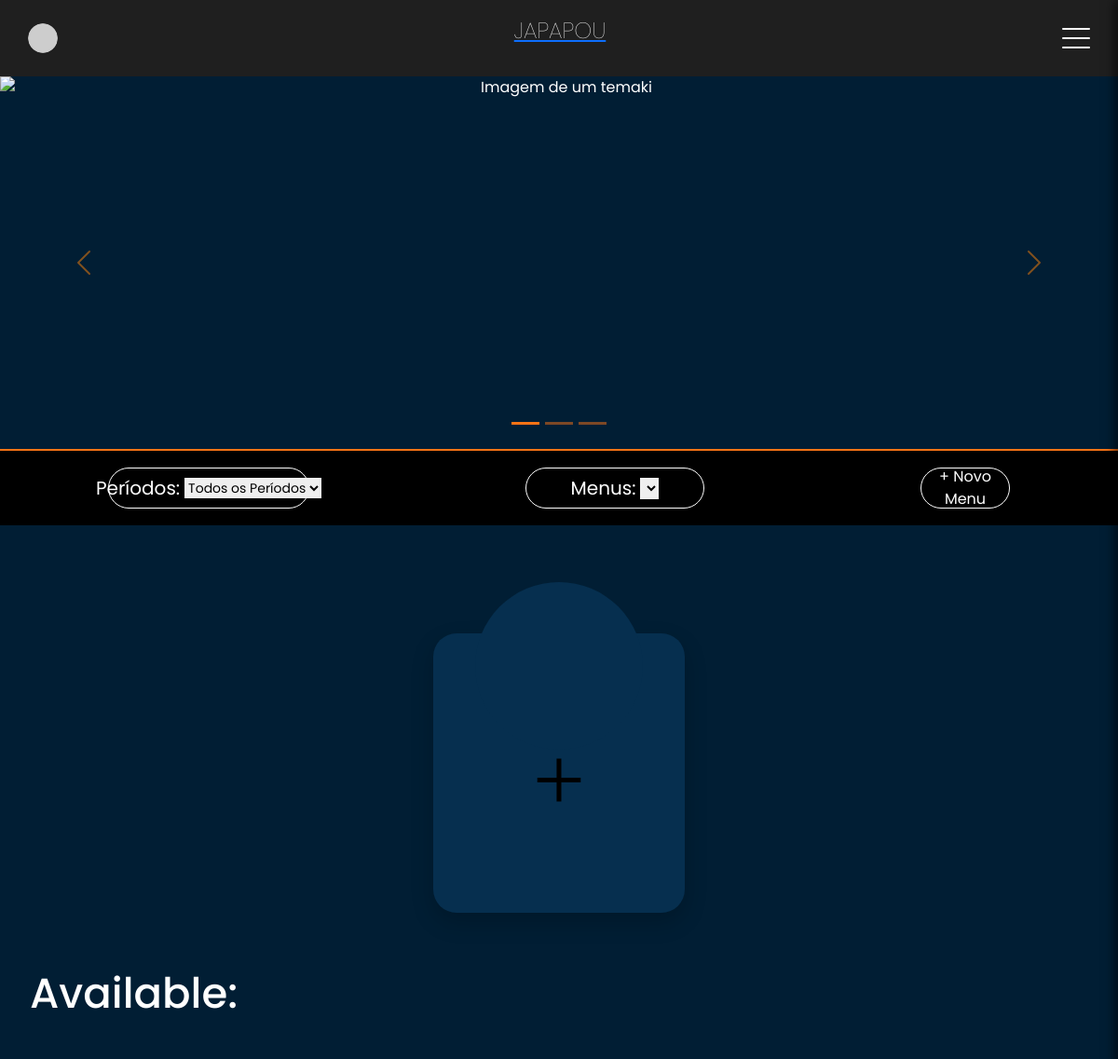
Before: /manager/menu/ (signed in, upper part) with the older database file.
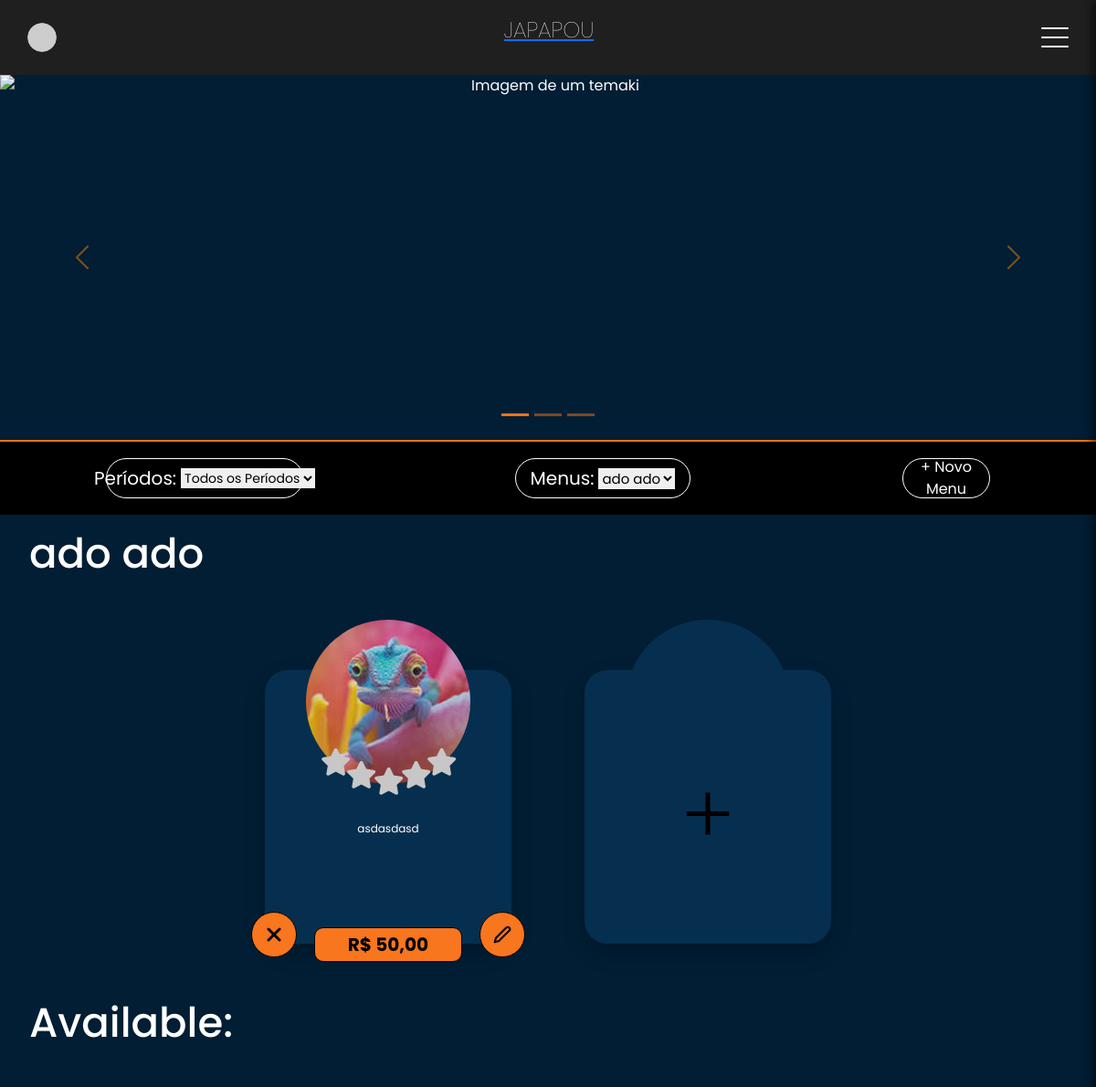
After: the same page with the newer database file.
### japapou/models/menu.py (models this page shows)
class Menu(models.Model):
    name = models.CharField(null=False, max_length=100)
    plates = models.ManyToManyField(Plate, blank=True)
    class Meta:
        verbose_name = "Menu"
        verbose_name_plural = "Menus"
    def __str__(self):
        return f"{self.name}: {self.plates.count()} pratos"

### japapou/models/plate.py (models this page shows, shortened)
class Plate(models.Model):
    name = models.CharField(null=False, max_length=100)
    price = models.DecimalField(max_digits=10, decimal_places=2, null=False)
    description = models.TextField(null=False)
    keywords = models.TextField(blank=True)
    photo = models.ImageField(null=False)
    options = models.ManyToManyField(PlateOption, blank=True)
    created_at = models.DateTimeField(auto_now_add=True)
    altered_at = models.DateTimeField(auto_now=True)
    class Meta:
        verbose_name = "Prato"
        verbose_name_plural = "Pratos"
        ordering = ["name"]

### japapou/views/manager_views/manage_menu_view.py (the view)
# urls.py: path("menu/", manager_menu_view, name="manager_menu"),
@login_required
@permission_required('japapou.view_menu', login_url='home')
def manager_menu_view(request):
    if request.user.tipo_usuario != 'MANAGER':
        messages.error(request, "Você não tem permissão para acessar essa página.")
        return redirect('home')
    menus = Menu.objects.all()
    choices = [(menu.name, menu.name) for menu in menus]
    search = Search(request.GET)
    search.fields["field"].choices = choices
    selected_menu = menus.first()
    if search.is_valid():
        selected_menu_name = search.cleaned_data["field"]
        if menus.filter(name=selected_menu_name).exists():
            selected_menu = menus.get(name=selected_menu_name)
    period_choices = []
    if selected_menu:
        periods_for_menu = Period.objects.filter(menu=selected_menu)
        period_choices = [(str(period.id), f"{period.start_date.strftime('%d/%m/%Y')} - {period.end_date.strftime('%d/%m/%Y')}") for period in periods_for_menu]
    period_choices.insert(0, ('', 'Todos os Períodos'))
    get_data = request.GET.copy()
    selected_period_id = get_data.get('period_field')
    valid_period_ids = [value for value, label in period_choices]
    if selected_period_id and selected_period_id not in valid_period_ids:
        get_data['period_field'] = '' # Defina como vazio para selecionar "Todos os Períodos"
    search_period_form = manage_period_view.SearchPeriods(get_data)
    search_period_form.fields["period_field"].choices = period_choices
    menu_plates = Plate.objects.filter(menu=selected_menu)
    other_plates = Plate.objects.exclude(menu=selected_menu)
    context = {
        "select_menu": search,
        "selected": selected_menu,
        "menus": menus,
        "menu_plates": menu_plates,
        "other_plates": other_plates,
        "form": PlatesForms(),
        "form_menu": MenuForms(request=request),
        "search_period": search_period_form,
    }
    return render(
        request,
        template_name="manager/manage_menu.html",
        status=200,
        context=context,
    )

### japapou/views/manager_views/manage_menu_view.py
class Search(forms.Form):
    field = forms.ChoiceField(
        choices=[],
        required=False,
        widget=forms.Select(attrs={"onchange": "submit();"}),
        label="Menus"
    )

### japapou/forms.py (called while the page is built)
    def label_from_instance(self, obj):
        return obj.name

### japapou/templates/manager/manage_menu.html (shortened to what the changed rows need)
{% extends 'base.html' %}
{% load static %}
{% block extra_head %}
  <link rel="stylesheet" href="{% static 'css/manager/manager_menu.css' %}" />
{% endblock %}
{% block content %}
  <div class="data-cardapio">
      <form method="get">{{ select_menu }}</form>
    </div>
  <section class="categoria">
    <h2>{{ selected.name }}</h2>
    <div class="cards">
      {% for plate in menu_plates %}
        <div class="product-card">
          <button class="action-button delete-button" plate-id="{{ plate.id }}" aria-label="Deletar">
            <svg xmlns="http://www.w3.org/2000/svg" width="24" height="24" viewBox="0 0 24 24" fill="none" stroke="black" stroke-width="3" stroke-linecap="round" stroke-linejoin="round">
              <line x1="18" y1="6" x2="6" y2="18"></line>
              <line x1="6" y1="6" x2="18" y2="18"></line>
            </svg>
          </button>
          <button class="action-button edit-button" plate-id="{{ plate.id }}" data-url="{% url 'manager_plates_edit' plate.id %}" data-next-page="manager_menu" aria-label="Editar">
            <svg xmlns="http://www.w3.org/2000/svg" width="20" height="20" viewBox="0 0 24 24" fill="none" stroke="black" stroke-width="2.5" stroke-linecap="round" stroke-linejoin="round">
              <path d="M17 3a2.828 2.828 0 1 1 4 4L7.5 20.5 2 22l1.5-5.5L17 3z"></path>
            </svg>
          </button>
          <div class="img-estrela">
            <div class="product-image">
              <img src="/media/{{ plate.photo }}" alt="Imagem de sushi de salmão" />
            </div>
            <div class="estrelas">
              <div class="curved-stars-container">
                <i class="star fa-solid fa-star"></i>
                <i class="star fa-solid fa-star"></i>
                <i class="star fa-solid fa-star"></i>
                <i class="star fa-solid fa-star"></i>
                <i class="star fa-solid fa-star"></i>
              </div>
            </div>
          </div>
          <div class="card-body">
            <p class="product-description">{{ plate.description }}</p>
          </div>
          <div class="product-price">
            <p>R$ {{ plate.price }}</p>
          </div>
        </div>
      {% endfor %}
      <div class="product-card-branco">
      </div>
    </div>
  </section>
  <section class="categoria">
    <h2>Available:</h2>
  </section>
{% endblock %}

Changed rows visible on the page:
added Menu: name "ado ado"
added Plate: photo (picture), description "asdasdasd", price "50,00"
Other visible differences:
form field field: (not shown) → "ado ado"
